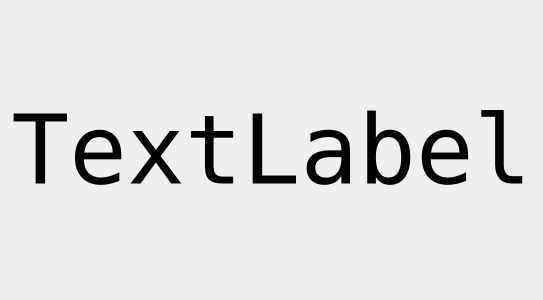
<?xml version="1.0" encoding="UTF-8"?>
<ui version="4.0">
 <class>SlideDisplay</class>
 <widget class="QWidget" name="SlideDisplay">
  <property name="geometry">
   <rect>
    <x>0</x>
    <y>0</y>
    <width>540</width>
    <height>300</height>
   </rect>
  </property>
  <property name="windowTitle">
   <string>Slide View</string>
  </property>
  <layout class="QHBoxLayout" name="horizontalLayout">
   <item>
    <widget class="QLabel" name="output">
     <property name="sizePolicy">
      <sizepolicy hsizetype="Preferred" vsizetype="Preferred">
       <horstretch>0</horstretch>
       <verstretch>0</verstretch>
      </sizepolicy>
     </property>
     <property name="minimumSize">
      <size>
       <width>0</width>
       <height>0</height>
      </size>
     </property>
     <property name="font">
      <font>
       <family>Andale Mono</family>
       <pointsize>72</pointsize>
      </font>
     </property>
     <property name="text">
      <string>TextLabel</string>
     </property>
     <property name="alignment">
      <set>Qt::AlignCenter</set>
     </property>
     <property name="wordWrap">
      <bool>true</bool>
     </property>
     <property name="textInteractionFlags">
      <set>Qt::LinksAccessibleByMouse</set>
     </property>
    </widget>
   </item>
  </layout>
 </widget>
 <resources/>
 <connections/>
</ui>
